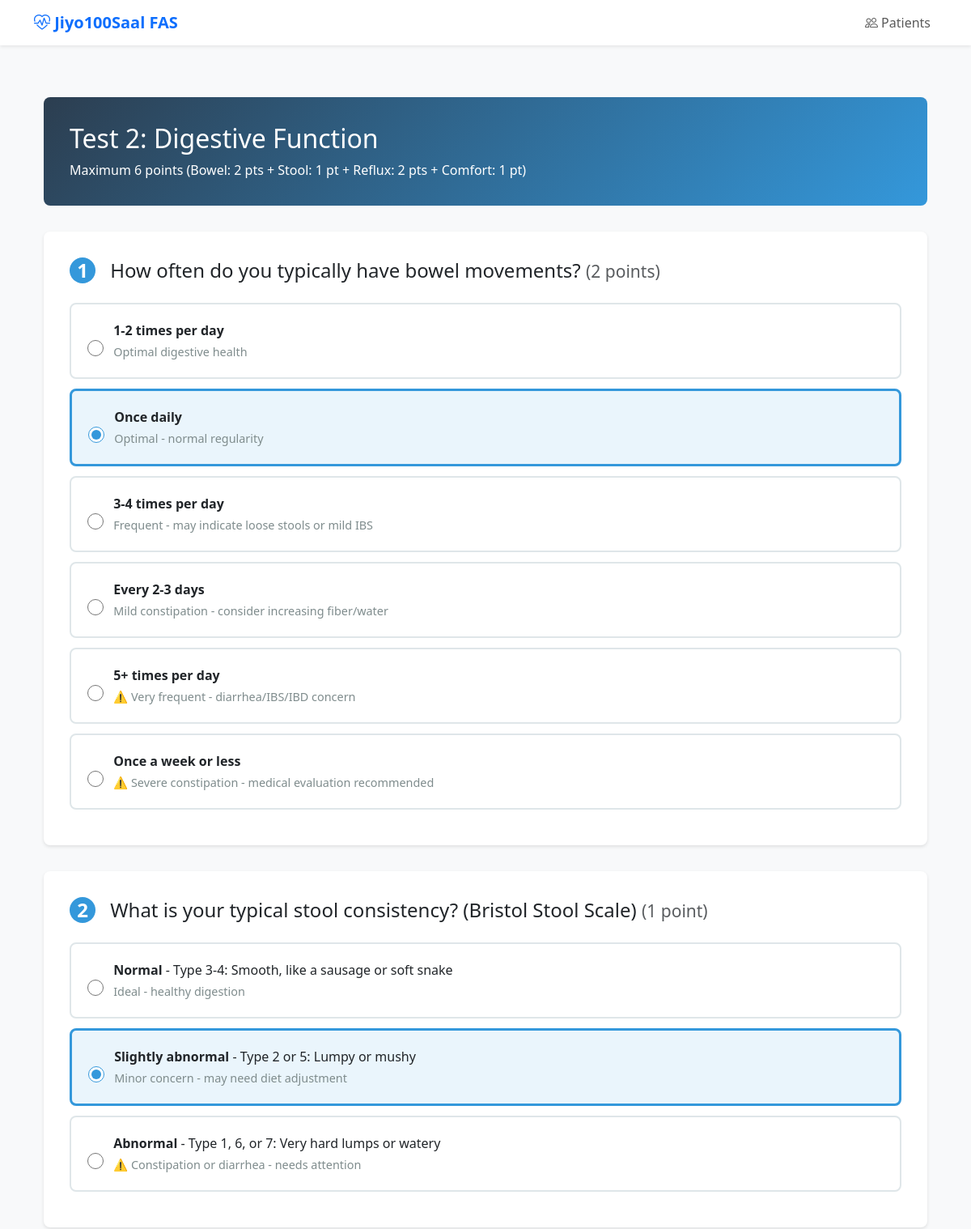
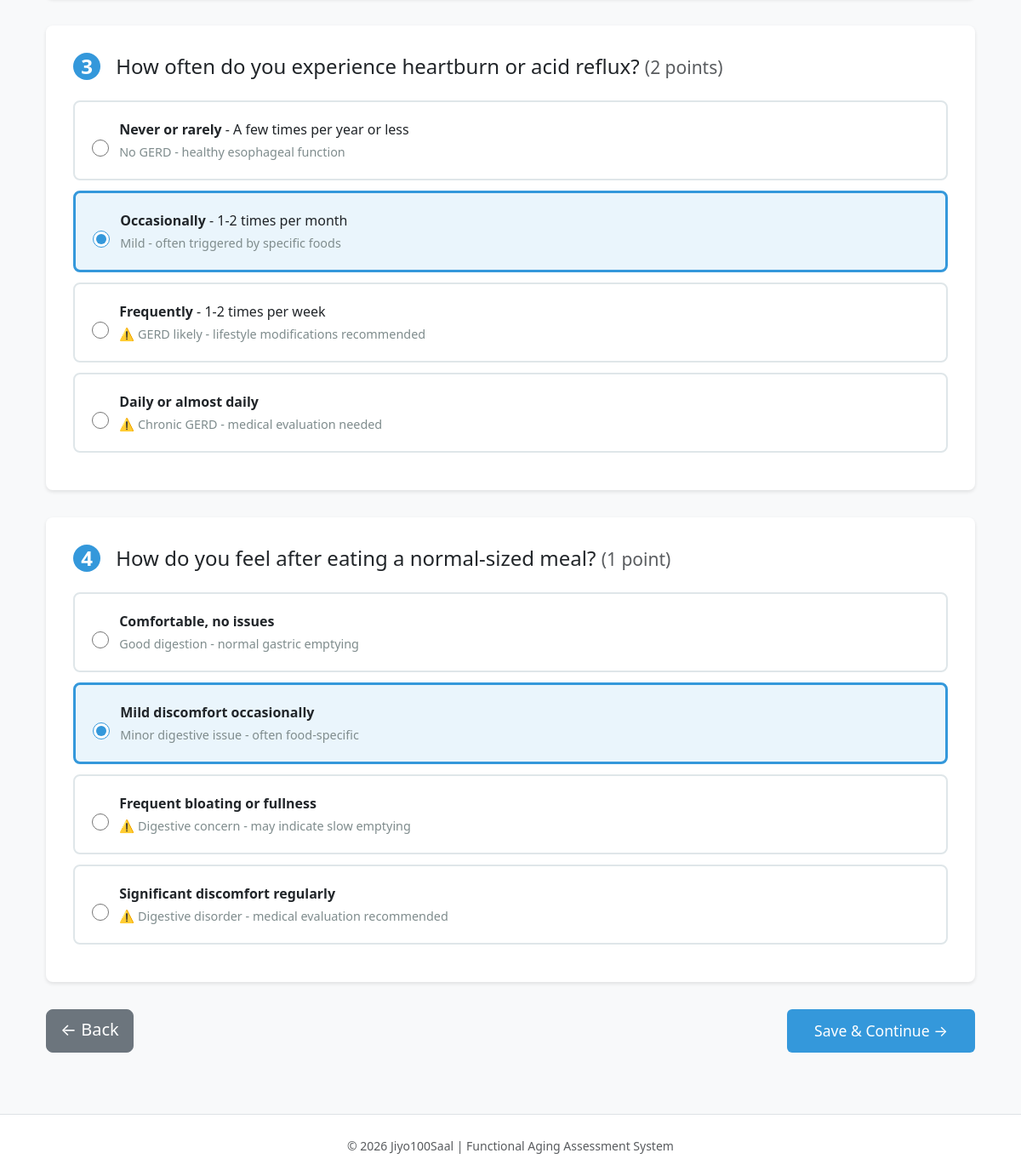
/assessment/1/pillar3/digestive, run on the app's committed database (2 pictures, top to bottom).
### models/pillar3.py (models this page shows, shortened)
class Pillar3Results(Base):
    __tablename__ = 'pillar_3_results'
    id: Mapped[int] = mapped_column(primary_key=True)
    assessment_id: Mapped[int] = mapped_column(
        ForeignKey('assessments.id', ondelete='CASCADE'),
        nullable=False,
        unique=True,
        index=True,
    )
    glucose_input_mode: Mapped[Optional[str]] = mapped_column(String(20), nullable=True)  # 'exact' or 'category'
    fasting_glucose: Mapped[Optional[Decimal]] = mapped_column(Numeric(5, 1), nullable=True)  # mg/dL
    hba1c: Mapped[Optional[Decimal]] = mapped_column(Numeric(4, 2), nullable=True)  # %
    glucose_category: Mapped[Optional[str]] = mapped_column(String(50), nullable=True)  # If using category mode
    glucose_blood_points: Mapped[Optional[Decimal]] = mapped_column(Numeric(3, 2), nullable=True)
    glucose_blood_category: Mapped[Optional[str]] = mapped_column(String(50), nullable=True)
    post_meal_feeling: Mapped[Optional[str]] = mapped_column(String(50), nullable=True)  # energized/comfortable/tired/coma
    fasting_tolerance: Mapped[Optional[str]] = mapped_column(String(50), nullable=True)  # fine/hungry/difficult/cannot
    glucose_functional_points: Mapped[Optional[Decimal]] = mapped_column(Numeric(3, 2), nullable=True)
    glucose_total_points: Mapped[Optional[Decimal]] = mapped_column(Numeric(3, 2), nullable=True)
    bowel_frequency: Mapped[Optional[str]] = mapped_column(String(50), nullable=True)  # 1-2daily/oncedaily/3-4daily/2-3days/5plus/weekly
    bowel_points: Mapped[Optional[Decimal]] = mapped_column(Numeric(3, 2), nullable=True)
    stool_consistency: Mapped[Optional[str]] = mapped_column(String(50), nullable=True)  # normal/slightly/abnormal
    stool_points: Mapped[Optional[Decimal]] = mapped_column(Numeric(3, 2), nullable=True)
    reflux_frequency: Mapped[Optional[str]] = mapped_column(String(50), nullable=True)  # never/occasional/frequent/daily
    reflux_points: Mapped[Optional[Decimal]] = mapped_column(Numeric(3, 2), nullable=True)
    meal_comfort: Mapped[Optional[str]] = mapped_column(String(50), nullable=True)  # comfortable/mild/bloated/significant
    meal_comfort_points: Mapped[Optional[Decimal]] = mapped_column(Numeric(3, 2), nullable=True)
    digestive_total_points: Mapped[Optional[Decimal]] = mapped_column(Numeric(3, 2), nullable=True)
    bloating_frequency: Mapped[Optional[str]] = mapped_column(String(50), nullable=True)  # rarely/occasional/frequent/daily
    bloating_points: Mapped[Optional[Decimal]] = mapped_column(Numeric(3, 2), nullable=True)
    abdominal_pain: Mapped[Optional[str]] = mapped_column(String(50), nullable=True)  # no/rarely/occasional/frequent
    pain_points: Mapped[Optional[Decimal]] = mapped_column(Numeric(3, 2), nullable=True)
    food_intolerances: Mapped[Optional[str]] = mapped_column(String(50), nullable=True)  # none/few/several/many
    intolerance_points: Mapped[Optional[Decimal]] = mapped_column(Numeric(3, 2), nullable=True)
    gut_symptoms_total_points: Mapped[Optional[Decimal]] = mapped_column(Numeric(3, 2), nullable=True)
    liver_input_mode: Mapped[Optional[str]] = mapped_column(String(20), nullable=True)  # 'exact' or 'category'
    alt_value: Mapped[Optional[Decimal]] = mapped_column(Numeric(5, 1), nullable=True)  # U/L
    ast_value: Mapped[Optional[Decimal]] = mapped_column(Numeric(5, 1), nullable=True)  # U/L
    liver_category_input: Mapped[Optional[str]] = mapped_column(String(50), nullable=True)  # If using category mode
    liver_points: Mapped[Optional[Decimal]] = mapped_column(Numeric(3, 2), nullable=True)
    liver_category: Mapped[Optional[str]] = mapped_column(String(50), nullable=True)
    crp_input_mode: Mapped[Optional[str]] = mapped_column(String(20), nullable=True)  # 'exact' or 'category'
    hs_crp: Mapped[Optional[Decimal]] = mapped_column(Numeric(5, 2), nullable=True)  # mg/L
    crp_category_input: Mapped[Optional[str]] = mapped_column(String(50), nullable=True)  # If using category mode
    crp_points: Mapped[Optional[Decimal]] = mapped_column(Numeric(3, 2), nullable=True)
    crp_risk_level: Mapped[Optional[str]] = mapped_column(String(50), nullable=True)
    pillar3_total: Mapped[Optional[Decimal]] = mapped_column(Numeric(4, 2), nullable=True)
    pillar3_pct: Mapped[Optional[Decimal]] = mapped_column(Numeric(5, 2), nullable=True)
    pillar3_category: Mapped[Optional[str]] = mapped_column(String(50), nullable=True)
    functional_age_modifier: Mapped[Optional[Decimal]] = mapped_column(Numeric(3, 1), nullable=True)
    clinical_alerts: Mapped[Optional[list]] = mapped_column(JSON, nullable=True)
    diabetes_flag: Mapped[Optional[bool]] = mapped_column(Boolean, default=False)
    prediabetes_flag: Mapped[Optional[bool]] = mapped_column(Boolean, default=False)
    liver_concern_flag: Mapped[Optional[bool]] = mapped_column(Boolean, default=False)
    inflammation_flag: Mapped[Optional[bool]] = mapped_column(Boolean, default=False)
    digestive_disorder_flag: Mapped[Optional[bool]] = mapped_column(Boolean, default=False)
    assessment: Mapped["Assessment"] = relationship(
        "Assessment",
        back_populates="pillar3_results",
    )

### routes/pillar3.py (the view, shortened to what this page needs)
@bp.route('/<int:assessment_id>/pillar3/digestive', methods=['GET', 'POST'])
def digestive(assessment_id: int):
    session = db.session()
    try:
        assessment = session.get(Assessment, assessment_id)
        if not assessment:
            flash('Assessment not found', 'error')
            return redirect(url_for('assessments.list_assessments'))
        patient = assessment.patient
        pillar3 = _get_or_create_pillar3(session, assessment)
        return render_template(
            'pillar3/digestive.html',
            assessment=assessment,
            patient=patient,
            pillar3=pillar3,
        )
    finally:
        session.close()

### templates/pillar3/digestive.html (shortened to what this page needs)
{% extends "base.html" %}
{% block content %}
<div class="container mt-4">
    <div class="test-header">
        <h2>Test 2: Digestive Function</h2>
        <p class="mb-0">Maximum 6 points (Bowel: 2 pts + Stool: 1 pt + Reflux: 2 pts + Comfort: 1 pt)</p>
    </div>
    <form method="POST">
        <div class="question-section">
            <h4 class="mb-4">
                <span class="question-number">1</span>
                How often do you typically have bowel movements?
                <small class="text-muted">(2 points)</small>
            </h4>
            <div class="radio-card">
                <input type="radio" name="bowel_frequency" value="1-2daily" id="bowel1"
                       {% if pillar3 and pillar3.bowel_frequency == '1-2daily' %}checked{% endif %} required>
                <label for="bowel1" class="radio-label ms-2">
                    <strong>1-2 times per day</strong>
                    <div class="clinical-note">Optimal digestive health</div>
                </label>
            </div>
            <div class="radio-card">
                <input type="radio" name="bowel_frequency" value="oncedaily" id="bowel2"
                       {% if pillar3 and pillar3.bowel_frequency == 'oncedaily' %}checked{% endif %}>
                <label for="bowel2" class="radio-label ms-2">
                    <strong>Once daily</strong>
                    <div class="clinical-note">Optimal - normal regularity</div>
                </label>
            </div>
            <div class="radio-card">
                <input type="radio" name="bowel_frequency" value="3-4daily" id="bowel3"
                       {% if pillar3 and pillar3.bowel_frequency == '3-4daily' %}checked{% endif %}>
                <label for="bowel3" class="radio-label ms-2">
                    <strong>3-4 times per day</strong>
                    <div class="clinical-note">Frequent - may indicate loose stools or mild IBS</div>
                </label>
            </div>
            <div class="radio-card">
                <input type="radio" name="bowel_frequency" value="2-3days" id="bowel4"
                       {% if pillar3 and pillar3.bowel_frequency == '2-3days' %}checked{% endif %}>
                <label for="bowel4" class="radio-label ms-2">
                    <strong>Every 2-3 days</strong>
                    <div class="clinical-note">Mild constipation - consider increasing fiber/water</div>
                </label>
            </div>
            <div class="radio-card">
                <input type="radio" name="bowel_frequency" value="5plus" id="bowel5"
                       {% if pillar3 and pillar3.bowel_frequency == '5plus' %}checked{% endif %}>
                <label for="bowel5" class="radio-label ms-2">
                    <strong>5+ times per day</strong>
                    <div class="clinical-note">⚠️ Very frequent - diarrhea/IBS/IBD concern</div>
                </label>
            </div>
            <div class="radio-card">
                <input type="radio" name="bowel_frequency" value="weekly" id="bowel6"
                       {% if pillar3 and pillar3.bowel_frequency == 'weekly' %}checked{% endif %}>
                <label for="bowel6" class="radio-label ms-2">
                    <strong>Once a week or less</strong>
                    <div class="clinical-note">⚠️ Severe constipation - medical evaluation recommended</div>
                </label>
            </div>
        </div>
        <div class="question-section">
            <h4 class="mb-4">
                <span class="question-number">2</span>
                What is your typical stool consistency? (Bristol Stool Scale)
                <small class="text-muted">(1 point)</small>
            </h4>
            <div class="radio-card">
                <input type="radio" name="stool_consistency" value="normal" id="stool1"
                       {% if pillar3 and pillar3.stool_consistency == 'normal' %}checked{% endif %} required>
                <label for="stool1" class="radio-label ms-2">
                    <strong>Normal</strong> - Type 3-4: Smooth, like a sausage or soft snake
                    <div class="clinical-note">Ideal - healthy digestion</div>
                </label>
            </div>
            <div class="radio-card">
                <input type="radio" name="stool_consistency" value="slightly" id="stool2"
                       {% if pillar3 and pillar3.stool_consistency == 'slightly' %}checked{% endif %}>
                <label for="stool2" class="radio-label ms-2">
                    <strong>Slightly abnormal</strong> - Type 2 or 5: Lumpy or mushy
                    <div class="clinical-note">Minor concern - may need diet adjustment</div>
                </label>
            </div>
            <div class="radio-card">
                <input type="radio" name="stool_consistency" value="abnormal" id="stool3"
                       {% if pillar3 and pillar3.stool_consistency == 'abnormal' %}checked{% endif %}>
                <label for="stool3" class="radio-label ms-2">
                    <strong>Abnormal</strong> - Type 1, 6, or 7: Very hard lumps or watery
                    <div class="clinical-note">⚠️ Constipation or diarrhea - needs attention</div>
                </label>
            </div>
        </div>
        <div class="question-section">
            <h4 class="mb-4">
                <span class="question-number">3</span>
                How often do you experience heartburn or acid reflux?
                <small class="text-muted">(2 points)</small>
            </h4>
            <div class="radio-card">
                <input type="radio" name="reflux_frequency" value="never" id="reflux1"
                       {% if pillar3 and pillar3.reflux_frequency == 'never' %}checked{% endif %} required>
                <label for="reflux1" class="radio-label ms-2">
                    <strong>Never or rarely</strong> - A few times per year or less
                    <div class="clinical-note">No GERD - healthy esophageal function</div>
                </label>
            </div>
            <div class="radio-card">
                <input type="radio" name="reflux_frequency" value="occasional" id="reflux2"
                       {% if pillar3 and pillar3.reflux_frequency == 'occasional' %}checked{% endif %}>
                <label for="reflux2" class="radio-label ms-2">
                    <strong>Occasionally</strong> - 1-2 times per month
                    <div class="clinical-note">Mild - often triggered by specific foods</div>
                </label>
            </div>
            <div class="radio-card">
                <input type="radio" name="reflux_frequency" value="frequent" id="reflux3"
                       {% if pillar3 and pillar3.reflux_frequency == 'frequent' %}checked{% endif %}>
                <label for="reflux3" class="radio-label ms-2">
                    <strong>Frequently</strong> - 1-2 times per week
                    <div class="clinical-note">⚠️ GERD likely - lifestyle modifications recommended</div>
                </label>
            </div>
            <div class="radio-card">
                <input type="radio" name="reflux_frequency" value="daily" id="reflux4"
                       {% if pillar3 and pillar3.reflux_frequency == 'daily' %}checked{% endif %}>
                <label for="reflux4" class="radio-label ms-2">
                    <strong>Daily or almost daily</strong>
                    <div class="clinical-note">⚠️ Chronic GERD - medical evaluation needed</div>
                </label>
            </div>
        </div>
        <div class="question-section">
            <h4 class="mb-4">
                <span class="question-number">4</span>
                How do you feel after eating a normal-sized meal?
                <small class="text-muted">(1 point)</small>
            </h4>
            <div class="radio-card">
                <input type="radio" name="meal_comfort" value="comfortable" id="comfort1"
                       {% if pillar3 and pillar3.meal_comfort == 'comfortable' %}checked{% endif %} required>
                <label for="comfort1" class="radio-label ms-2">
                    <strong>Comfortable, no issues</strong>
                    <div class="clinical-note">Good digestion - normal gastric emptying</div>
                </label>
            </div>
            <div class="radio-card">
                <input type="radio" name="meal_comfort" value="mild" id="comfort2"
                       {% if pillar3 and pillar3.meal_comfort == 'mild' %}checked{% endif %}>
                <label for="comfort2" class="radio-label ms-2">
                    <strong>Mild discomfort occasionally</strong>
                    <div class="clinical-note">Minor digestive issue - often food-specific</div>
                </label>
            </div>
            <div class="radio-card">
                <input type="radio" name="meal_comfort" value="bloated" id="comfort3"
                       {% if pillar3 and pillar3.meal_comfort == 'bloated' %}checked{% endif %}>
                <label for="comfort3" class="radio-label ms-2">
                    <strong>Frequent bloating or fullness</strong>
                    <div class="clinical-note">⚠️ Digestive concern - may indicate slow emptying</div>
                </label>
            </div>
            <div class="radio-card">
                <input type="radio" name="meal_comfort" value="significant" id="comfort4"
                       {% if pillar3 and pillar3.meal_comfort == 'significant' %}checked{% endif %}>
                <label for="comfort4" class="radio-label ms-2">
                    <strong>Significant discomfort regularly</strong>
                    <div class="clinical-note">⚠️ Digestive disorder - medical evaluation recommended</div>
                </label>
            </div>
        </div>
        <div class="d-flex justify-content-between">
            <a href="{{ url_for('pillar3.overview', assessment_id=assessment.id) }}"
               class="btn btn-secondary btn-lg">
                ← Back
            </a>
            <button type="submit" class="btn btn-pillar3 btn-lg">
                Save & Continue →
            </button>
        </div>
    </form>
</div>
{% endblock %}

### data on the page
Pillar3Results: bowel_frequency "☐ 1-2 times per day Optimal dige", bowel_frequency "☑ Once daily Optimal - normal re", bowel_frequency "☐ 3-4 times per day Frequent - m", bowel_frequency "☐ Every 2-3 days Mild constipati", bowel_frequency "☐ 5+ times per day ⚠️ Very frequ", bowel_frequency "☐ Once a week or less ⚠️ Severe", stool_consistency "☐ Normal - Type 3-4: Smooth, lik", stool_consistency "☑ Slightly abnormal - Type 2 or", stool_consistency "☐ Abnormal - Type 1, 6, or 7: Ve", reflux_frequency "☐ Never or rarely - A few times", reflux_frequency "☑ Occasionally - 1-2 times per m", reflux_frequency "☐ Frequently - 1-2 times per wee", reflux_frequency "☐ Daily or almost daily ⚠️ Chron", meal_comfort "☐ Comfortable, no issues Good di", meal_comfort "☑ Mild discomfort occasionally M", meal_comfort "☐ Frequent bloating or fullness", meal_comfort "☐ Significant discomfort regular"
